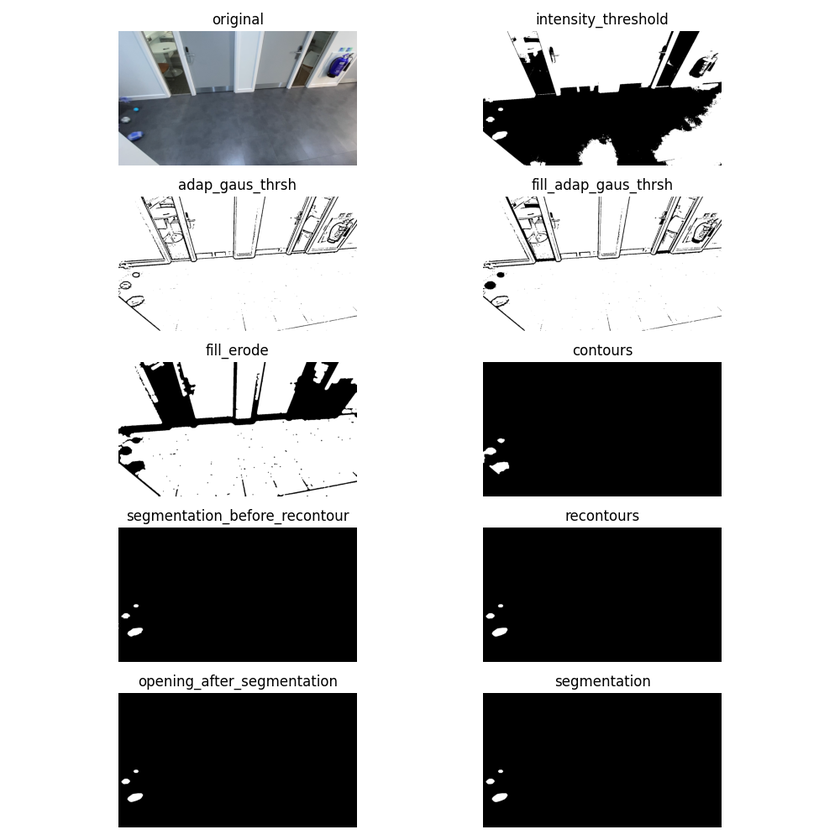
#> input picture Report/assets/segmentation/frame-54.png, 840 x 840 px, shrunk from 1000 x 1000 before the run, found by its file name
$ python main.py
#> lines starting #> are read from the running program, lines starting #| are printed output that depends on the picture; after the words box and inside, x2 and y2 are one past the last pixel; in counts of white or black regions, pixels touching at a corner belong together
import cv2

# import numpy as np
import os

dir_path = os.path.dirname(os.path.realpath(__file__))

# TODO: natsort for loading all the files


class ImageSegmentation:
    def __init__(self, image_path: str):
        self.image = cv2.imread(image_path)
#> self.image is the input picture: shape (840, 840, 3); mean B, G, R 180.9, 180.5, 180.1
        self.preprocessing()

    def preprocessing(self):
        """grayscaling and smoothing of the images"""
        # extracting the intensity value of the image
        self.hsv = cv2.cvtColor(self.image, cv2.COLOR_BGR2HSV)
#> self.hsv: shape (840, 840, 3); mean H, S, V 4.4, 1.6, 180.9
        (self.hue, self.saturation, self.intensity) = cv2.split(self.hsv)
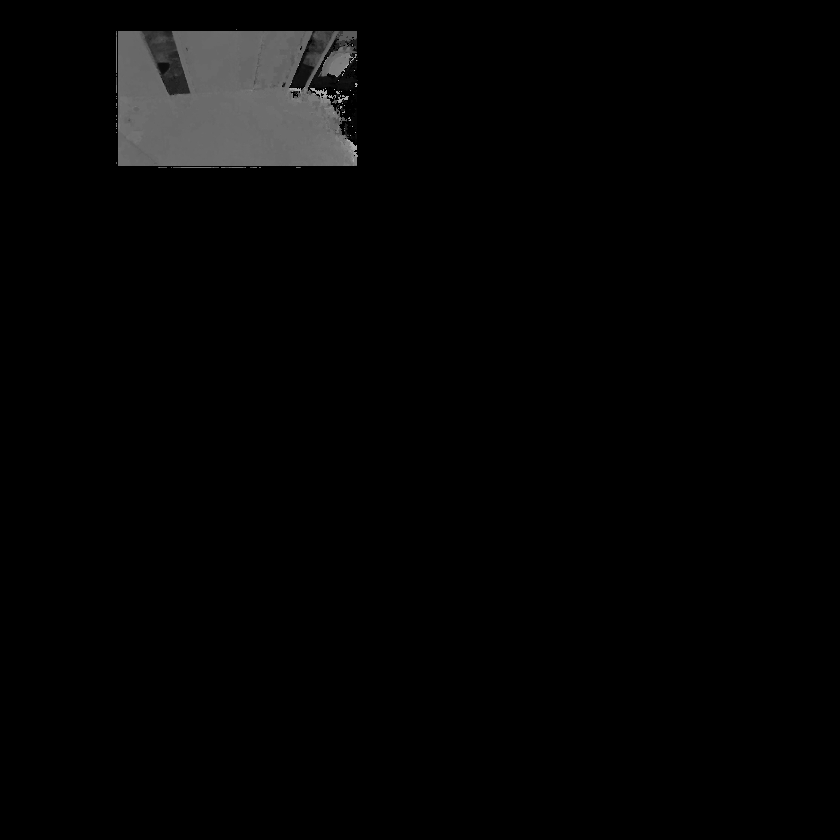
#> self.hue: shape (840, 840); min 0, max 176, mean 4.4
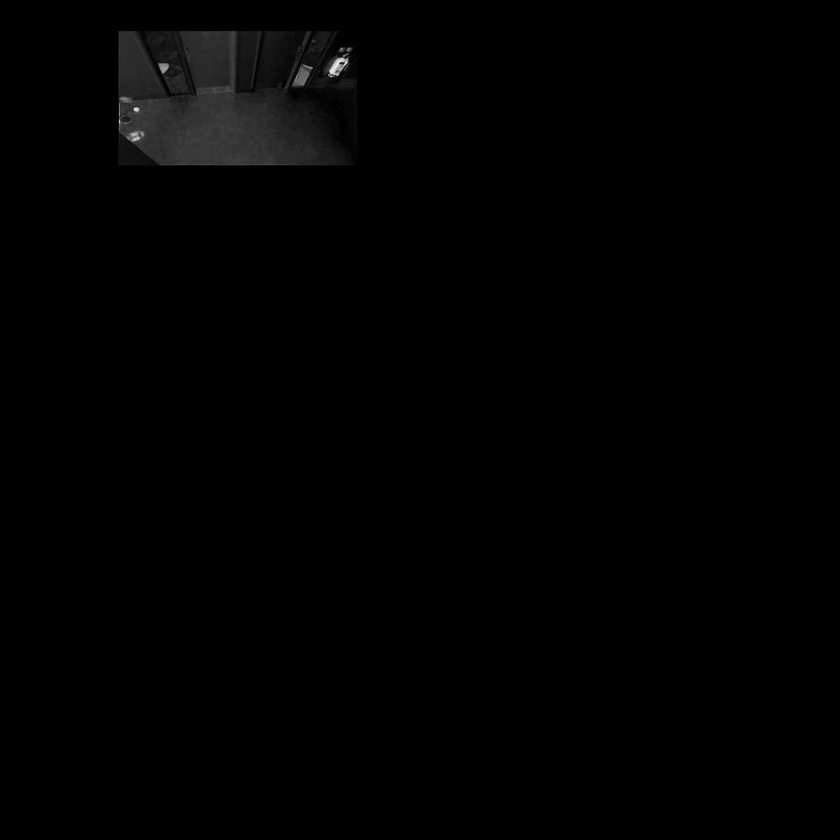
#> self.saturation: shape (840, 840); min 0, max 244, mean 1.6
        # -- analysis opportunity - intensity vs grayscale --

        # applying gaussian blurring
        Kv = 5
        blur = cv2.GaussianBlur(self.intensity, (Kv, Kv), cv2.BORDER_DEFAULT)

        # applying an adaptive thresholding function
        # -- analysis opportunity - impact of different thresholding --
        self.adaptive_mean_threshold = cv2.adaptiveThreshold(
            src=blur,
            maxValue=255,
            adaptiveMethod=cv2.ADAPTIVE_THRESH_MEAN_C,
            thresholdType=cv2.THRESH_BINARY,
            blockSize=11,
            C=2,
        )
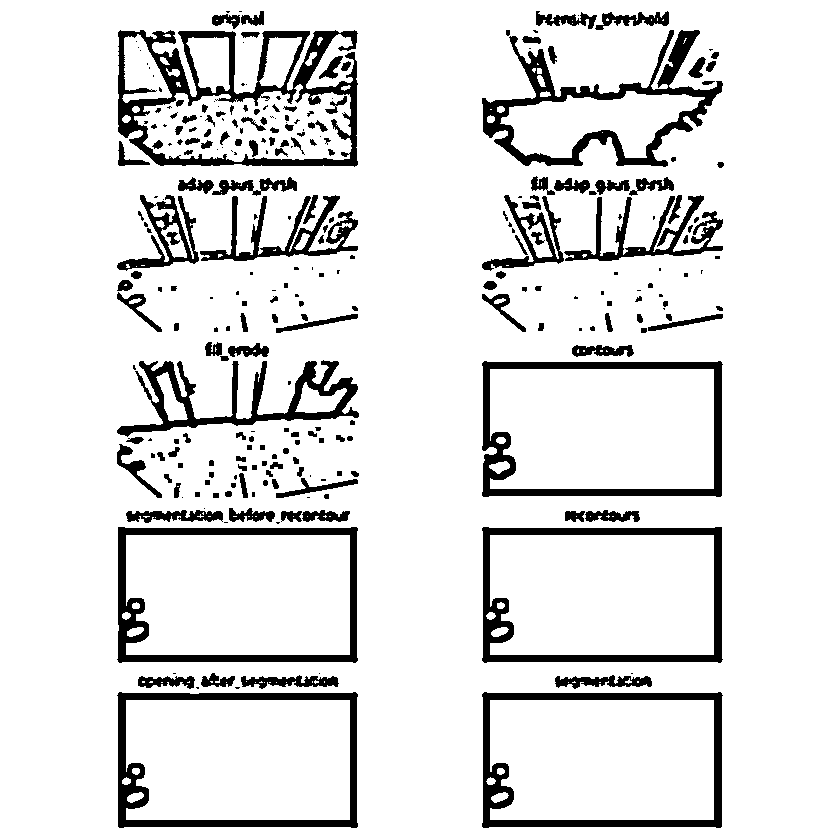
#> self.adaptive_mean_threshold: shape (840, 840); 88.8% white; 278 black regions (94 under 20 px), largest, box (x1, y1, x2, y2) and area: (118, 30, 358, 167) 9407, (482, 30, 723, 167) 7082, (482, 361, 723, 497) 5842
        self.adaptive_gaussian_threshold = cv2.adaptiveThreshold(
            src=blur,
            maxValue=255,
            adaptiveMethod=cv2.ADAPTIVE_THRESH_MEAN_C,
            thresholdType=cv2.THRESH_BINARY_INV,
            blockSize=11,
            C=5,
        )
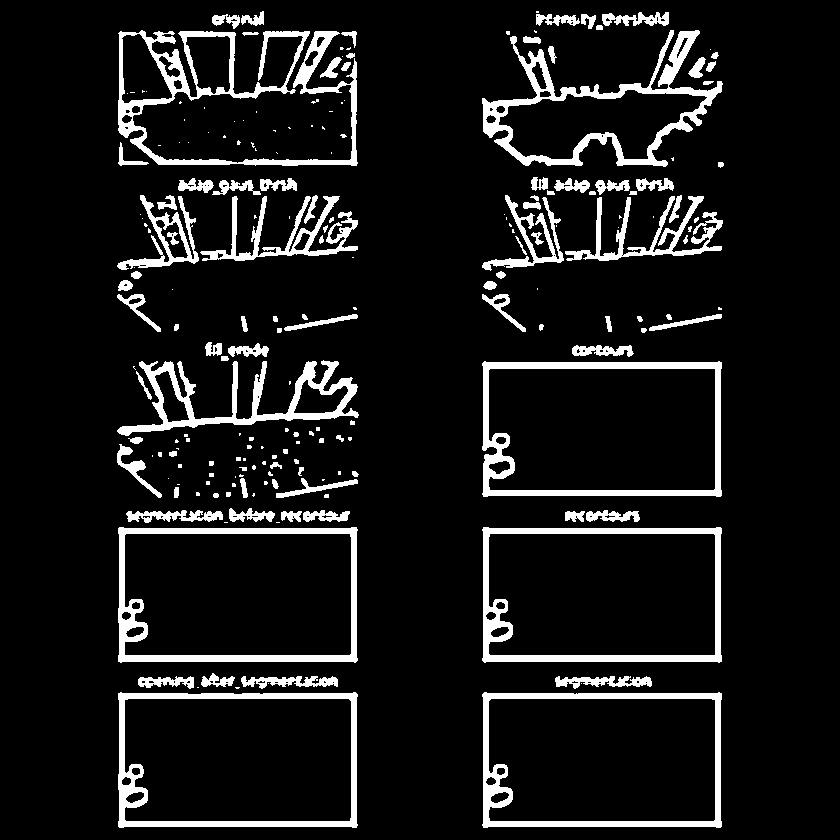
#> self.adaptive_gaussian_threshold: shape (840, 840); 9.4% white; 208 white regions (99 under 20 px), largest, box (x1, y1, x2, y2) and area: (118, 30, 358, 166) 6985, (482, 30, 723, 167) 6212, (482, 361, 722, 497) 5178

        Kc = 5
        self.dilation = cv2.dilate(
            self.adaptive_gaussian_threshold, (Kc, Kc), iterations=9
        )
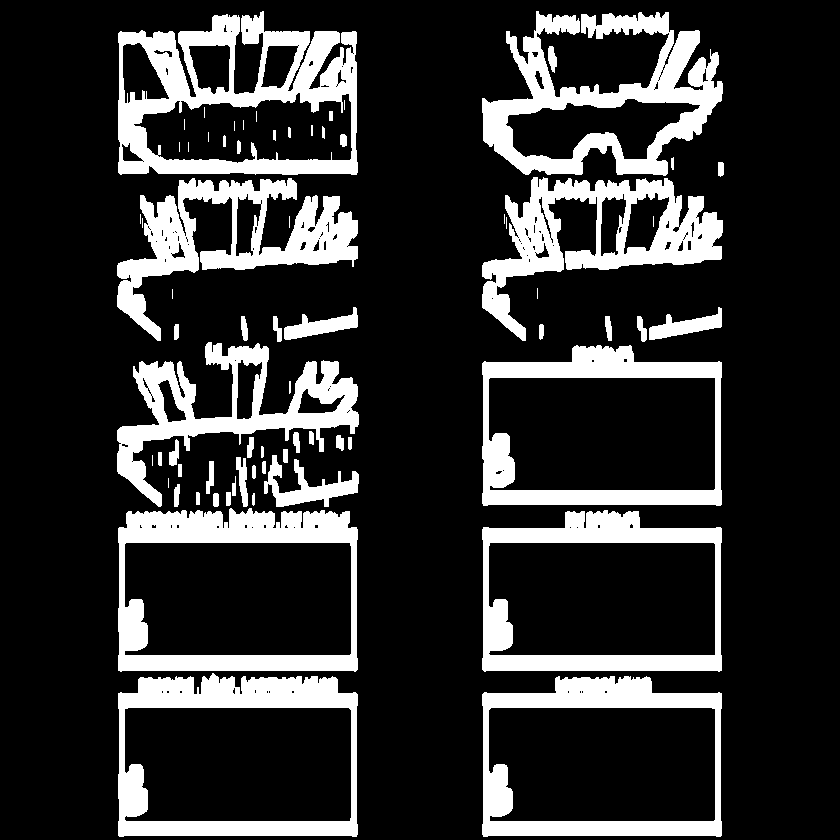
#> self.dilation: shape (840, 840); 19.1% white; 70 white regions (19 under 20 px), largest, box (x1, y1, x2, y2) and area: (118, 11, 358, 175) 16810, (482, 11, 723, 176) 15088, (118, 508, 358, 672) 13191
        self.closing = cv2.morphologyEx(
            self.dilation, cv2.MORPH_OPEN, (Kc, Kc), iterations=9
        )
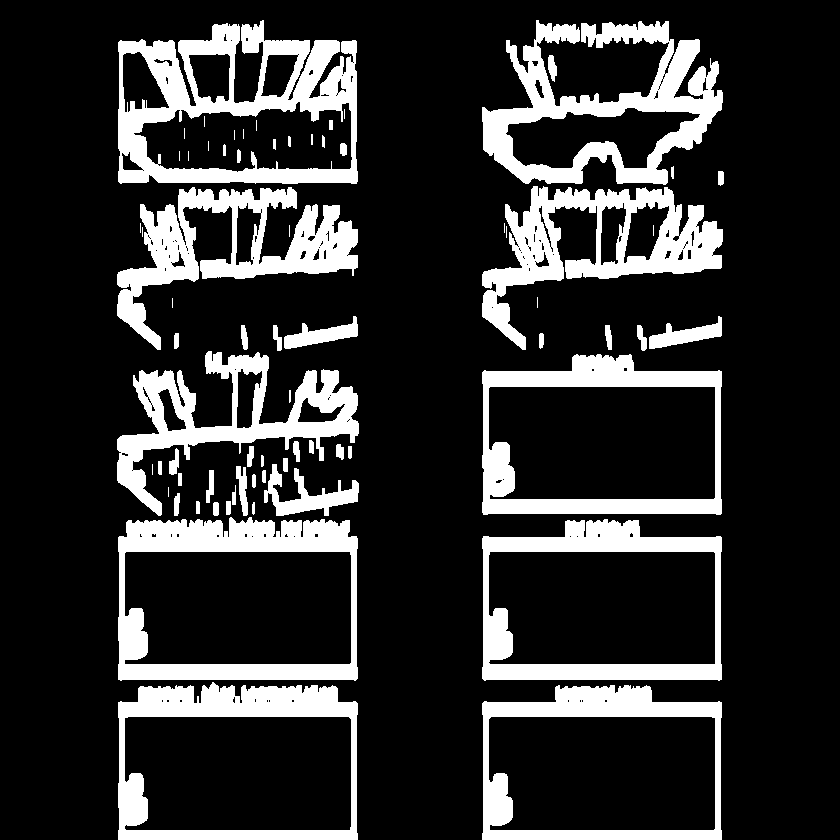
#> self.closing: shape (840, 840); 18.8% white; 70 white regions (19 under 20 px), largest, box (x1, y1, x2, y2) and area: (118, 20, 358, 184) 16810, (482, 20, 723, 185) 15088, (118, 517, 358, 681) 13191


def main():
    path = "/home/kyro/Code/SegmentationsFeaturingAndTracking/data/ball_frames/frame-54.png"
    print(path)
    image = ImageSegmentation(path)
    cv2.imshow("original_image", image.image)
    # cv2.imshow("intensity", image.intensity)
    # cv2.imshow("adaptive_gaus_threshold", image.adaptive_gaussian_threshold)
    cv2.imshow("dilation", image.dilation)
    cv2.imshow("closing", image.closing)
    cv2.waitKey(0)


if __name__ == "__main__":
    main()
